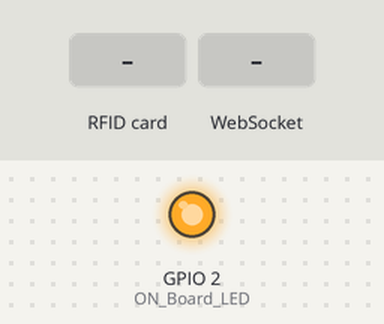
Bench run of a sketch on a simulated ESP32. Shown: output pins drawn as LEDs (lit = HIGH). The inputs (shaded band) are chosen by the test bench. WiFi joins after 1.5 s; servers stay silent unless stated; the modem accepts every AT command (registered, SIM ready, sends succeed) and sends nothing else; what the sketch prints to the serial monitor is not drawn.

Above: at 4.4 s.
4.5 s: RFID card 5E 7A 19 C4 held to the reader
At 5.3 s:
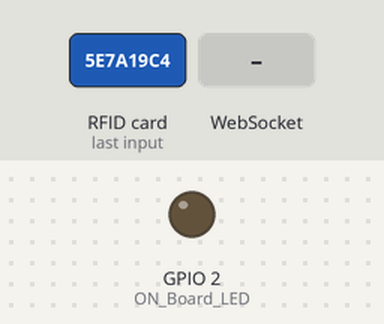
6.0 s: WebSocket text "sms" received
7.5 s: WebSocket text "rfid" received
9.0 s: WebSocket text "1" received
Timing chart, 0 to 11.5 s (numbered marks = the images above; inputs shaded):
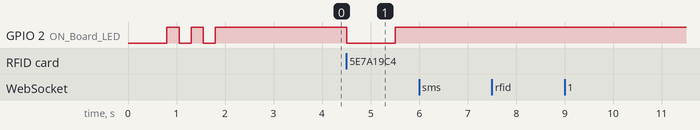

The sketch:

esp32_rc522_rfid_with_sms.ino
```cpp
#include <WiFi.h>
#include <SPI.h>
#include <MFRC522.h>
#include <WebSocketsClient.h>
#include <ArduinoJson.h>

#define SS_PIN 5     // SS/SDA connected to GPIO 5
#define RST_PIN 0    // RST connected to GPIO D0 (GPIO 16)
MFRC522 mfrc522(SS_PIN, RST_PIN);  // Create MFRC522 instance

#define ON_Board_LED 2  // On-board LED pin for ESP32

const char* ssid = "{ssid}"; // Change to your WiFi SSID
const char* password = "{password}"; // Change to your WiFi password

const char* computer_ip_address = "{computer_id_add}"; // Change to your computer's IP address
const int port = 4000;
const char* path = "/user";

int readsuccess;
byte readcard[4];
char str[32] = "";
String StrUID;

WebSocketsClient webSocket;

void setup() {
  Serial.begin(115200);

  // SPI configuration for ESP32
  SPI.begin(18, 19, 23);  // SCK=18, MISO=19, MOSI=23
  mfrc522.PCD_Init();

  delay(500);

  WiFi.begin(ssid, password);
  Serial.println("");

  pinMode(ON_Board_LED, OUTPUT);
  digitalWrite(ON_Board_LED, HIGH);

  Serial.print("Connecting");
  while (WiFi.status() != WL_CONNECTED) {
    Serial.print(".");
    digitalWrite(ON_Board_LED, LOW);
    delay(250);
    digitalWrite(ON_Board_LED, HIGH);
    delay(250);
  }
  digitalWrite(ON_Board_LED, HIGH);
  Serial.println("");
  Serial.print("Successfully connected to: ");
  Serial.println(ssid);
  Serial.print("IP address: ");
  Serial.println(WiFi.localIP());

  Serial.println("Please tag a card or keychain to see the UID!");
  Serial.println("");

  // Initialize WebSocket client and set up event handlers
  webSocket.begin(computer_ip_address, port, path, "esp32_subprotocol");
  webSocket.onEvent(webSocketEvent);
  webSocket.setReconnectInterval(5000);

  // Initialize Serial2 for GSM (only once)
  Serial2.begin(9600, SERIAL_8N1, 16, 17); // RX=16, TX=17 (adjust pins if needed)
  delay(1000); // Give the GSM module some time to initialize
  Serial2.println("AT"); // Send AT command to check communication
  delay(100);
  if (Serial2.find("OK")) {
    Serial.println("GSM module initialized successfully.");
  } else {
    Serial.println("Failed to initialize GSM module.");
  }

  // Set SMS to text mode
  Serial2.println("AT+CMGF=1");
  delay(100);
  if (!Serial2.find("OK")) {
    Serial.println("Failed to set text mode.");
    return; // Return failure
  }
}

void loop() {
  webSocket.loop();
  readsuccess = getid();

  if (readsuccess) {
    digitalWrite(ON_Board_LED, LOW);
    Serial.print(StrUID);
    webSocket.sendTXT(StrUID); // Send UID over WebSocket connection
    delay(1000);
    digitalWrite(ON_Board_LED, HIGH);
  }
}

int getid() {
  if (!mfrc522.PICC_IsNewCardPresent()) {
    return 0;
  }
  if (!mfrc522.PICC_ReadCardSerial()) {
    return 0;
  }

  Serial.print("THE UID OF THE SCANNED CARD IS: ");
  for (int i = 0; i < 4; i++) {
    readcard[i] = mfrc522.uid.uidByte[i];
    array_to_string(readcard, 4, str);
    StrUID = str;
  }
  mfrc522.PICC_HaltA();
  return 1;
}

void array_to_string(byte array[], unsigned int len, char buffer[]) {
  for (unsigned int i = 0; i < len; i++) {
    byte nib1 = (array[i] >> 4) & 0x0F;
    byte nib2 = (array[i] >> 0) & 0x0F;
    buffer[i * 2 + 0] = nib1 < 0xA ? '0' + nib1 : 'A' + nib1 - 0xA;
    buffer[i * 2 + 1] = nib2 < 0xA ? '0' + nib2 : 'A' + nib2 - 0xA;
  }
  buffer[len * 2] = '\0';
}

void webSocketEvent(WStype_t type, uint8_t * payload, size_t length) {
  switch(type) {
    case WStype_DISCONNECTED:
      Serial.println("WebSocket disconnected");
      break;
    case WStype_CONNECTED:
      Serial.println("WebSocket connected");
      break;
    case WStype_TEXT: {
      Serial.printf("Received text: %s\n", payload);

      // Try to parse the received message as JSON
      StaticJsonDocument<200> doc;
      DeserializationError error = deserializeJson(doc, payload);

      if (error) {
        Serial.println("Failed to parse JSON, assuming RFID UID");
        // Handle as RFID UID (no JSON, just plain text)
        Serial.println((char*)payload);
        break;
      }

      // Process message based on type (sms or rfid)
      const char* type = doc["type"]; // Add type field to differentiate messages

      if (type) {
        if (strcmp(type, "sms") == 0) {
          const char* phoneNumber = doc["phone_number"];
          const char* message = doc["message"];
          const int notificationId = doc["notification_id"]; // Expect notification ID from the server

          if (phoneNumber && message && notificationId != NULL) {
            bool smsStatus = sendSMS(phoneNumber, message);
            sendWebSocketResponse(smsStatus, smsStatus ? "SMS sent successfully." : "SMS failed to send.", "sms", notificationId);
          }
        } else if (strcmp(type, "rfid") == 0) {
          // Handle RFID data here
          const char* rfidData = doc["rfid"];
          if (rfidData) {
            // Send RFID data back to the server (WebSocket)
            sendWebSocketResponse(true, rfidData, "rfid", -1); // No notification ID for RFID
          }
        }
      }
    } break;
  }
}


bool sendSMS(const char* phoneNumber, const char* message) {
  Serial.println("Sending SMS...");

  // Create a buffer to hold the new message with the prefix
  String modifiedMessage = "PIYUCHECKPOINT: "; // Prefix text
  modifiedMessage += message; // Append the original message

  // Set recipient phone number (AT command for sending SMS)
  Serial2.println("AT+CMGS=\"" + String(phoneNumber) + "\"");
  delay(200);

  // Send the SMS message with the prefix
  Serial2.print(modifiedMessage);
  delay(100);

  // End the SMS with CTRL+Z (ASCII 26)
  Serial2.write(26);
  delay(5000); // Give it some time to send

  if (Serial2.find("OK")) {
    Serial.println("SMS sent successfully!");
    return true; // Return success
  } else {
    Serial.println("Failed to send SMS.");
    return false; // Return failure
  }
}

void sendWebSocketResponse(bool success, const char* message, const char* type, int notificationId) {
  StaticJsonDocument<200> responseDoc;
  responseDoc["status"] = success ? "success" : "error";
  responseDoc["message"] = message;
  responseDoc["type"] = type;  // Add type (sms or rfid)
  responseDoc["notification_id"] = notificationId;  // Include notification_id in the response

  String response;
  serializeJson(responseDoc, response);

  webSocket.sendTXT(response);
  Serial.printf("Sent WebSocket response: %s\n", response.c_str());
}
```

Measured:
- after the input at 4.5 s, GPIO 2 (ON_Board_LED): HIGH → LOW at once, → HIGH 1.0 s later
- after the input at 6.0 s, every drawn part: stays the same
- after the input at 7.5 s, every drawn part: stays the same
- after the input at 9.0 s, every drawn part: stays the same
